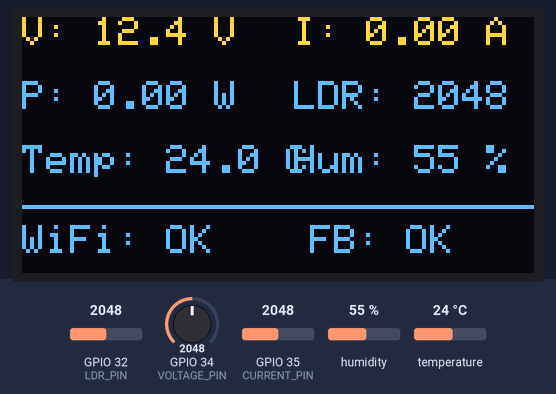
The sketch below on a simulated ESP32. On the bench: 128×64 one-colour display. The inputs (shaded band) are chosen by the test bench; at power-on: humidity 55 %, GPIO 32 (LDR_PIN) = 2048, GPIO 34 (VOLTAGE_PIN) = 2048, GPIO 35 (CURRENT_PIN) = 2048, temperature 24 °C. The OLED is the two-colour kind (top 16 rows yellow); WiFi joins after 1.5 s; servers stay silent unless stated; what the sketch prints to the serial monitor is not drawn.

Above: at 4.8 s.
4.9 s: humidity set to 22 %
At 7.8 s:
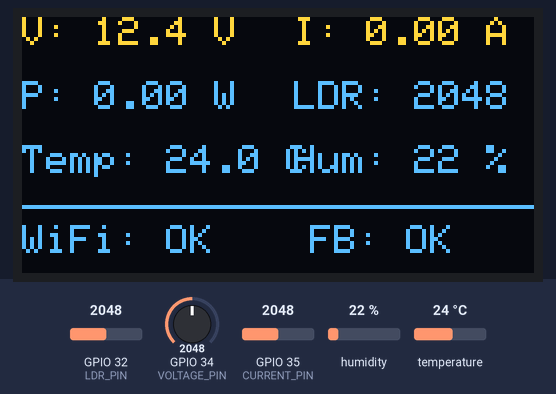
8.1 s: GPIO 32 (LDR_PIN) set to 2866
At 9.7 s:
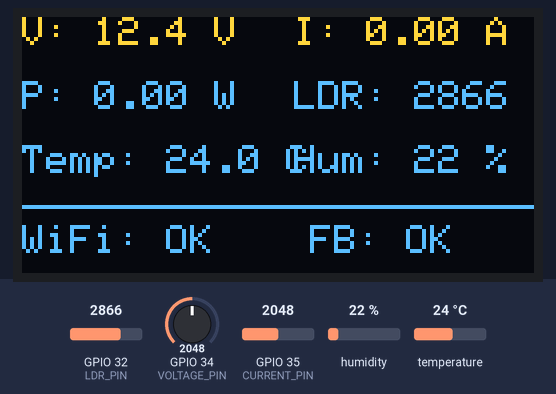
10.1 s: GPIO 34 (VOLTAGE_PIN) set to 2866
At 11.2 s:
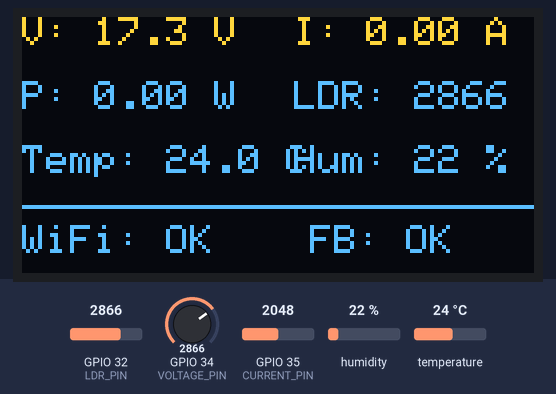
12.1 s: GPIO 35 (CURRENT_PIN) set to 2866
At 13.6 s:
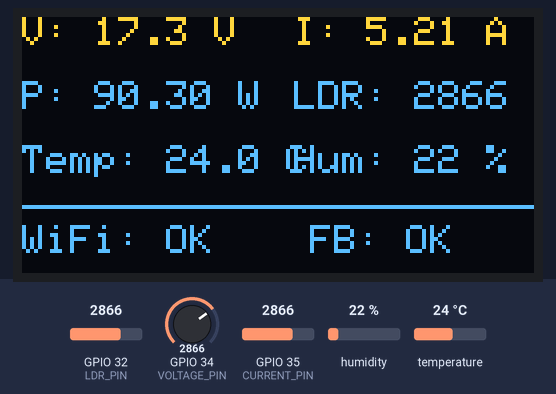
14.1 s: temperature set to 12 °C
At 16.8 s:
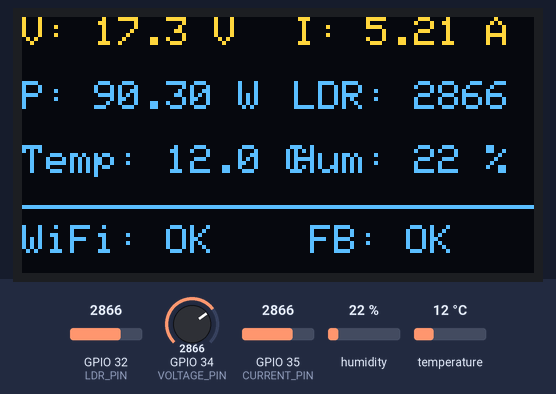
17.1 s: GPIO 32 (LDR_PIN) set to 3972
At 18.9 s:
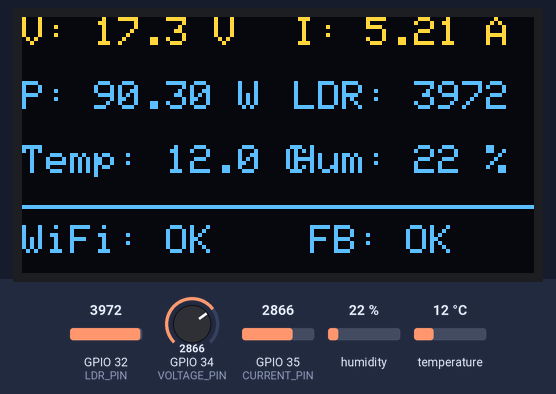
Timing chart, 0 to 20.4 s (numbered marks = the images above; inputs shaded):
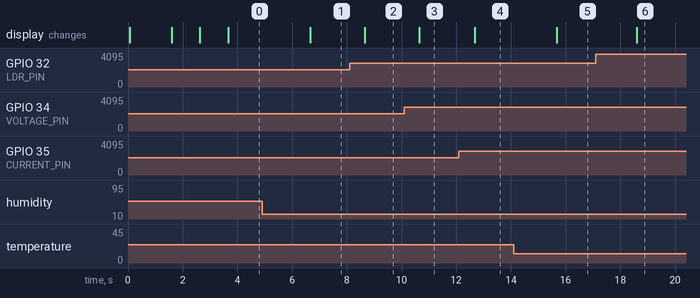

Measured:
- after the input at 4.9 s, the display: changes after 1.8 s (image 1)
- after the input at 8.1 s, the display: changes after 0.55 s (image 2)
- after the input at 10.1 s, the display: changes after 0.55 s (image 3)
- after the input at 12.1 s, the display: changes after 0.57 s (image 4)
- after the input at 14.1 s, the display: changes after 1.6 s (image 5)
- after the input at 17.1 s, the display: changes after 1.5 s (image 6)

The sketch:

esp32_solar_monitoring.ino
```cpp
/**
 * ESP32 Solar Energy Monitoring System with Firebase & OLED Integration
 *
 * Target Board: ESP32 Dev Module
 * Author: Antigravity AI Pair Programmer
 * Date: June 2026
 *
 * Hardware Pin Mapping:
 * - DHT11 Sensor            -> GPIO 27
 * - Voltage Sensor Module   -> GPIO 34 (ADC1_CH6)
 * - ACS712 Current Sensor   -> GPIO 35 (ADC1_CH7)
 * - LDR Sensor              -> GPIO 32 (ADC1_CH4)
 * - OLED Display SDA        -> GPIO 21
 * - OLED Display SCL        -> GPIO 22
 */

#include <WiFi.h>
#include <Wire.h>
#include <Adafruit_GFX.h>
#include <Adafruit_SSD1306.h>
#include <DHT.h>

// Firebase Client Libraries
#include <Firebase_ESP_Client.h>

// Firebase Helper Libraries (Mandatory for Token and RTDB helpers)
#include "addons/TokenHelper.h"
#include "addons/RTDBHelper.h"

// ==========================================
// 1. Wi-Fi and Firebase Configuration
// ==========================================
#define WIFI_SSID "Muhammad Haseeb's Iphone"
#define WIFI_PASSWORD "haseeb7860"

#define API_KEY "AIzaSyAfUaWBWw3N86p2hdDmseFlur95_EpHQqw"
#define DATABASE_URL "https://solar-system-using-esp-32-default-rtdb.asia-southeast1.firebasedatabase.app/"

// ==========================================
// 2. Hardware / Sensor Parameters
// ==========================================
// OLED Display Config
#define SCREEN_WIDTH 128
#define SCREEN_HEIGHT 64
#define OLED_RESET -1 // Reset pin # (or -1 if sharing Arduino reset pin)
#define OLED_I2C_ADDR 0x3C
Adafruit_SSD1306 display(SCREEN_WIDTH, SCREEN_HEIGHT, &Wire, OLED_RESET);

// DHT11 Config
#define DHTPIN 27
#define DHTTYPE DHT11
DHT dht(DHTPIN, DHTTYPE);

// Analog Pins
#define VOLTAGE_PIN 34
#define CURRENT_PIN 35
#define LDR_PIN 32


// ESP32 ADC & Sensor Calibration Parameters
const float ADC_REF_VOLTAGE = 3.3;       // ESP32 ADC Reference Voltage (normally 3.3V)
const float ADC_RESOLUTION = 4095.0;    // 12-bit ADC (0 - 4095)

// Ratio parameters for voltage divider protection.
// (Adjust EXTERNAL_DIVIDER_RATIO to 1.0 if not using safety resistors at ESP32 inputs)
const float VOLTAGE_DIVIDER_RATIO = 5.0; // Voltage sensor built-in step-down (5:1)
const float EXTERNAL_DIVIDER_RATIO = 1.5; // Scale multiplier (compensates for 10k/20k voltage divider on ADC pin)

// ACS712-05B Parameters
const float ACS_SENSITIVITY = 0.185;     // 185 mV/A (0.185 V/A) for ACS712 5A Model
const float ACS_ZERO_OFFSET_VOLTS = 2.5; // Offset at 0 Amps (Vcc/2, where Vcc = 5V)

// ==========================================
// 3. Global Variables and Timer Intervals
// ==========================================
FirebaseData fbdo;
FirebaseAuth auth;
FirebaseConfig config;

bool signupOK = false;
unsigned long lastFirebaseUploadTime = 0;
const unsigned long FIREBASE_UPLOAD_INTERVAL = 2000; // 2 seconds

// Non-blocking timer for reading sensors and updating the display
unsigned long lastLocalUpdateTime = 0;
const unsigned long LOCAL_UPDATE_INTERVAL = 1000;   // 1 second

// Volatile variable states for display and upload
float solarVoltage = 0.0;
float current = 0.0;
float power = 0.0;
float temp = 0.0;
float hum = 0.0;
int ldrValue = 0;
bool dhtValid = false;


// ==========================================
// 4. Setup Routine
// ==========================================
void setup() {
  Serial.begin(115200);
  delay(10);
  Serial.println("\n--- ESP32 Solar Monitoring System Starting ---");

  // Initialize I2C with specified OLED SDA and SCL pins
  Wire.begin(21, 22);

  // Initialize OLED Display
  if (!display.begin(SSD1306_SWITCHCAPVCC, OLED_I2C_ADDR)) {
    Serial.println(F("[ERROR] SSD1306 OLED initialization failed. System halted."));
    while (true); // Lock here if OLED is missing
  }

  // Draw Initial Welcome Screen
  display.clearDisplay();
  display.setTextSize(1);
  display.setTextColor(SSD1306_WHITE);
  display.setCursor(0, 10);
  display.println(F("Solar System Monitor"));
  display.println(F("Initializing..."));
  display.setCursor(0, 40);
  display.print(F("WiFi: Connecting"));
  display.display();

  // Initialize DHT Sensor
  dht.begin();

  // Connect to Wi-Fi
  WiFi.begin(WIFI_SSID, WIFI_PASSWORD);
  Serial.print("Connecting to Wi-Fi");
  int attempts = 0;
  while (WiFi.status() != WL_CONNECTED && attempts < 30) {
    delay(500);
    Serial.print(".");
    attempts++;
  }
  Serial.println();

  if (WiFi.status() == WL_CONNECTED) {
    Serial.println("Wi-Fi Connected successfully.");
    Serial.print("Local IP: ");
    Serial.println(WiFi.localIP());

    display.clearDisplay();
    display.setCursor(0, 10);
    display.println(F("WiFi Connected!"));
    display.print(F("IP: "));
    display.println(WiFi.localIP());
    display.display();
    delay(1000);
  } else {
    Serial.println("[WARNING] Wi-Fi Connection failed. Will retry in loop.");
  }

  // Configure Firebase Config
  config.api_key = API_KEY;
  config.database_url = DATABASE_URL;

  // Enable Auto-Reconnect features
  Firebase.reconnectWiFi(true);
  fbdo.setResponseSize(4096);

  // Attempt Anonymous SignUp to Firebase
  Serial.println("[Firebase] Attempting Anonymous Sign-Up...");
  if (Firebase.signUp(&config, &auth, "", "")) {
    Serial.println("[Firebase] Anonymous Sign-Up Successful.");
    signupOK = true;
  } else {
    Serial.printf("[Firebase] SignUp Error: %s\n", config.signer.signupError.message.c_str());
  }

  // Start Firebase Client Session
  Firebase.begin(&config, &auth);


  display.clearDisplay();
  display.setCursor(0, 20);
  display.println(F("Firebase Setup Done"));
  display.display();
  delay(1000);
}

// ==========================================
// 5. Main Execution Loop
// ==========================================
void loop() {
  unsigned long currentMillis = millis();

  // Task A: Read Sensors and Update local variables (every 1 second)
  if (currentMillis - lastLocalUpdateTime >= LOCAL_UPDATE_INTERVAL || lastLocalUpdateTime == 0) {
    lastLocalUpdateTime = currentMillis;

    // 1. Read LDR Sensor (Light intensity)
    ldrValue = analogRead(LDR_PIN);

    // 2. Read Voltage Sensor (with ESP32 calibration and Divider Multipliers)
    int voltageRaw = analogRead(VOLTAGE_PIN);
    float vSensorOut = (voltageRaw / ADC_RESOLUTION) * ADC_REF_VOLTAGE;
    // Scale back up to actual Solar Panel voltage
    solarVoltage = vSensorOut * VOLTAGE_DIVIDER_RATIO * EXTERNAL_DIVIDER_RATIO;
    if (solarVoltage < 0.15) {
      solarVoltage = 0.0; // Clamp noise at near-zero
    }

    // 3. Read Current Sensor ACS712
    int currentRaw = analogRead(CURRENT_PIN);
    float currentAdcVolts = (currentRaw / ADC_RESOLUTION) * ADC_REF_VOLTAGE;
    // Recover original output voltage of the ACS712 (pre-protection divider)
    float acsActualOutVolts = currentAdcVolts * EXTERNAL_DIVIDER_RATIO;
    // Compute current: I = (V_out - Offset) / Sensitivity
    current = (acsActualOutVolts - ACS_ZERO_OFFSET_VOLTS) / ACS_SENSITIVITY;

    // Clamp current noise around zero
    if (current > -0.08 && current < 0.08) {
      current = 0.0;
    }
    // Prevent negative current readings in general use solar direction
    if (current < 0.0) {
      current = 0.0;
    }

    // 4. Calculate Power (P = V * I)
    power = solarVoltage * current;

    // 5. Read DHT11 Temperature & Humidity
    temp = dht.readTemperature();
    hum = dht.readHumidity();

    // Verify DHT11 reads
    if (isnan(temp) || isnan(hum)) {
      Serial.println("[WARNING] DHT11 Read Failed! Sensor unplugged or data pin floating.");
      dhtValid = false;
    } else {
      dhtValid = true;
    }

    // 6. Update OLED Display
    updateOLED();
  }

  // Task B: Upload to Firebase Realtime Database (every 2 seconds, non-blocking)
  if (currentMillis - lastFirebaseUploadTime >= FIREBASE_UPLOAD_INTERVAL) {
    lastFirebaseUploadTime = currentMillis;

    // Output logs to Serial Monitor
    printLocalDataToSerial();

    // Check Firebase and WiFi connection status
    if (WiFi.status() == WL_CONNECTED && Firebase.ready() && signupOK) {
      uploadToFirebase();
    } else {
      Serial.println("[Firebase] Offline. Upload skipped. (WiFi or Firebase client reconnecting...)");
    }
  }
}

// ==========================================
// 6. Helper Functions
// ==========================================

/**
 * Updates the SSD1306 128x64 OLED Display layout
 */
void updateOLED() {
  display.clearDisplay();
  display.setTextSize(1);
  display.setTextColor(SSD1306_WHITE);

  // Row 1: Voltage and Current
  display.setCursor(0, 0);
  display.print(F("V: "));
  display.print(solarVoltage, 1);
  display.print(F(" V"));

  display.setCursor(68, 0);
  display.print(F("I: "));
  display.print(current, 2);
  display.print(F(" A"));

  // Row 2: Power and LDR
  display.setCursor(0, 16);
  display.print(F("P: "));
  display.print(power, 2);
  display.print(F(" W"));

  display.setCursor(68, 16);
  display.print(F("LDR: "));
  display.print(ldrValue);

  // Row 3: Temperature and Humidity
  display.setCursor(0, 32);
  display.print(F("Temp: "));
  if (dhtValid) {
    display.print(temp, 1);
    display.print(F(" C"));
  } else {
    display.print(F("Err"));
  }

  display.setCursor(68, 32);
  display.print(F("Hum: "));
  if (dhtValid) {
    display.print(hum, 0);
    display.print(F(" %"));
  } else {
    display.print(F("Err"));
  }

  // Row 4: Status bar (WiFi and Firebase status indicators)
  display.drawLine(0, 47, 127, 47, SSD1306_WHITE); // Partition line

  display.setCursor(0, 52);
  display.print(F("WiFi: "));
  display.print(WiFi.status() == WL_CONNECTED ? F("OK") : F("DISC"));

  display.setCursor(72, 52);
  display.print(F("FB: "));
  display.print(Firebase.ready() ? F("OK") : F("NC"));

  display.display();
}

/**
 * Prints the currently read sensor values to the Serial Monitor
 */
void printLocalDataToSerial() {
  Serial.println("\n=================================");
  Serial.printf("Solar Voltage: %.2f V\n", solarVoltage);
  Serial.printf("Solar Current: %.2f A\n", current);
  Serial.printf("Solar Power:   %.2f W\n", power);
  if (dhtValid) {
    Serial.printf("Temperature:   %.2f C\n", temp);
    Serial.printf("Humidity:      %.2f %%\n", hum);
  } else {
    Serial.println("Temperature:   DHT Error");
    Serial.println("Humidity:      DHT Error");
  }
  Serial.printf("LDR Value:     %d\n", ldrValue);
  Serial.println("=================================");
}

/**
 * Uploads current data metrics to Firebase Realtime Database
 * Verify status for each entry to display specific success or error messages
 */
void uploadToFirebase() {
  Serial.println("[Firebase] Uploading sensors dataset...");
  bool success = true;

  // 1. Upload Voltage
  if (Firebase.RTDB.setFloat(&fbdo, "/Solar/Voltage", solarVoltage)) {
    Serial.println("[Firebase SUCCESS] Voltage uploaded successfully.");
  } else {
    Serial.printf("[Firebase ERROR] Voltage upload failed: %s\n", fbdo.errorReason().c_str());
    success = false;
  }

  // 2. Upload Current
  if (Firebase.RTDB.setFloat(&fbdo, "/Solar/Current", current)) {
    Serial.println("[Firebase SUCCESS] Current uploaded successfully.");
  } else {
    Serial.printf("[Firebase ERROR] Current upload failed: %s\n", fbdo.errorReason().c_str());
    success = false;
  }

  // 3. Upload Power
  if (Firebase.RTDB.setFloat(&fbdo, "/Solar/Power", power)) {
    Serial.println("[Firebase SUCCESS] Power uploaded successfully.");
  } else {
    Serial.printf("[Firebase ERROR] Power upload failed: %s\n", fbdo.errorReason().c_str());
    success = false;
  }

  // 4. Upload Environment Data (Temperature & Humidity) if valid
  if (dhtValid) {
    if (Firebase.RTDB.setFloat(&fbdo, "/Environment/Temperature", temp)) {
      Serial.println("[Firebase SUCCESS] Temperature uploaded successfully.");
    } else {
      Serial.printf("[Firebase ERROR] Temperature upload failed: %s\n", fbdo.errorReason().c_str());
      success = false;
    }

    if (Firebase.RTDB.setFloat(&fbdo, "/Environment/Humidity", hum)) {
      Serial.println("[Firebase SUCCESS] Humidity uploaded successfully.");
    } else {
      Serial.printf("[Firebase ERROR] Humidity upload failed: %s\n", fbdo.errorReason().c_str());
      success = false;
    }
  } else {
    Serial.println("[Firebase WARNING] Skipping Temp/Hum uploads due to invalid DHT11 sensor readings.");
  }

  // 5. Upload LDR Sensor Value
  if (Firebase.RTDB.setInt(&fbdo, "/Environment/LDR", ldrValue)) {
    Serial.println("[Firebase SUCCESS] LDR Value uploaded successfully.");
  } else {
    Serial.printf("[Firebase ERROR] LDR Value upload failed: %s\n", fbdo.errorReason().c_str());
    success = false;
  }

  if (success) {
    Serial.println("[Firebase] Upload Cycle Complete: All metrics written to RTDB.");
  } else {
    Serial.println("[Firebase] Upload Cycle Completed with one or more errors.");
  }
}
```
